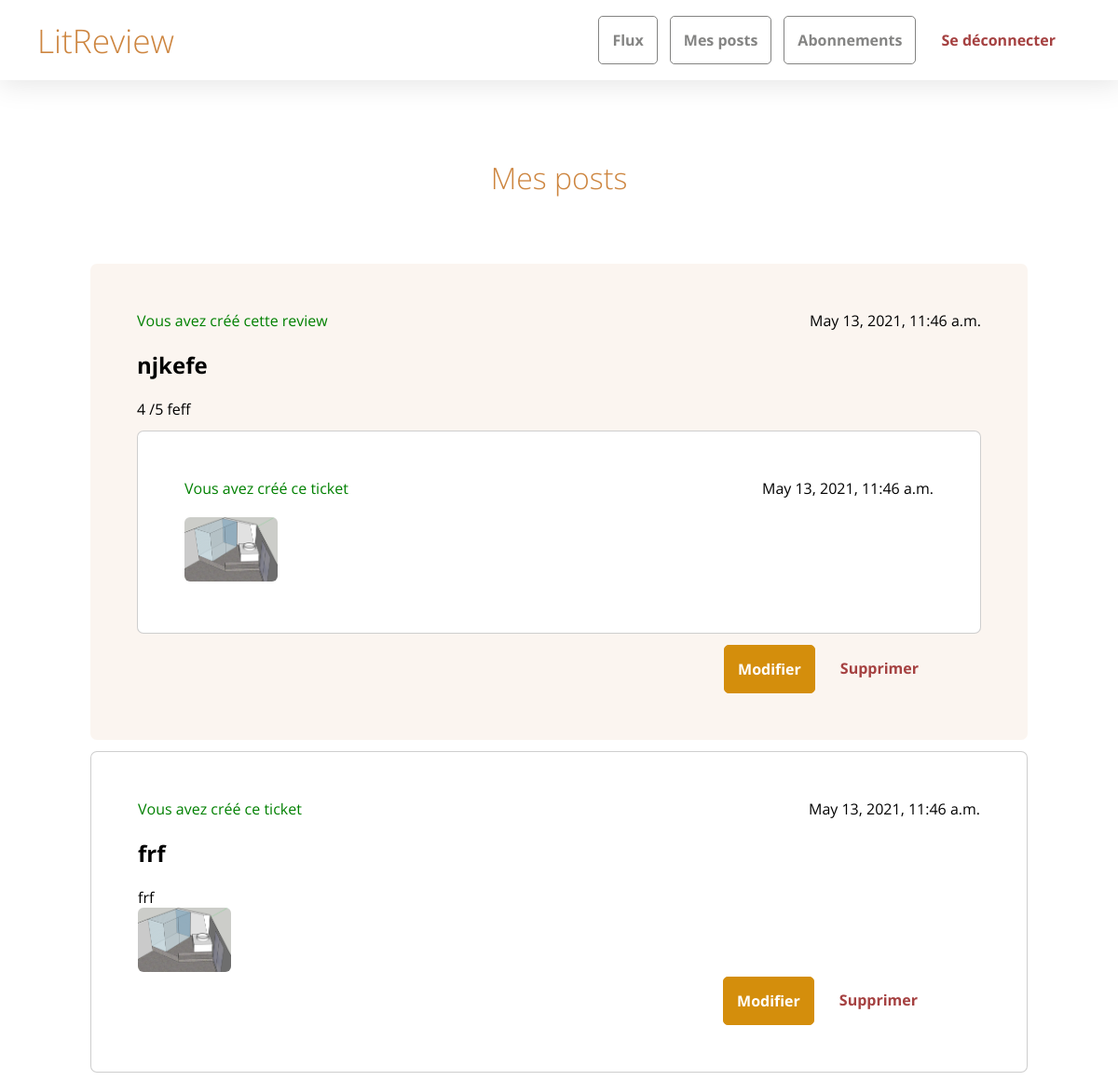
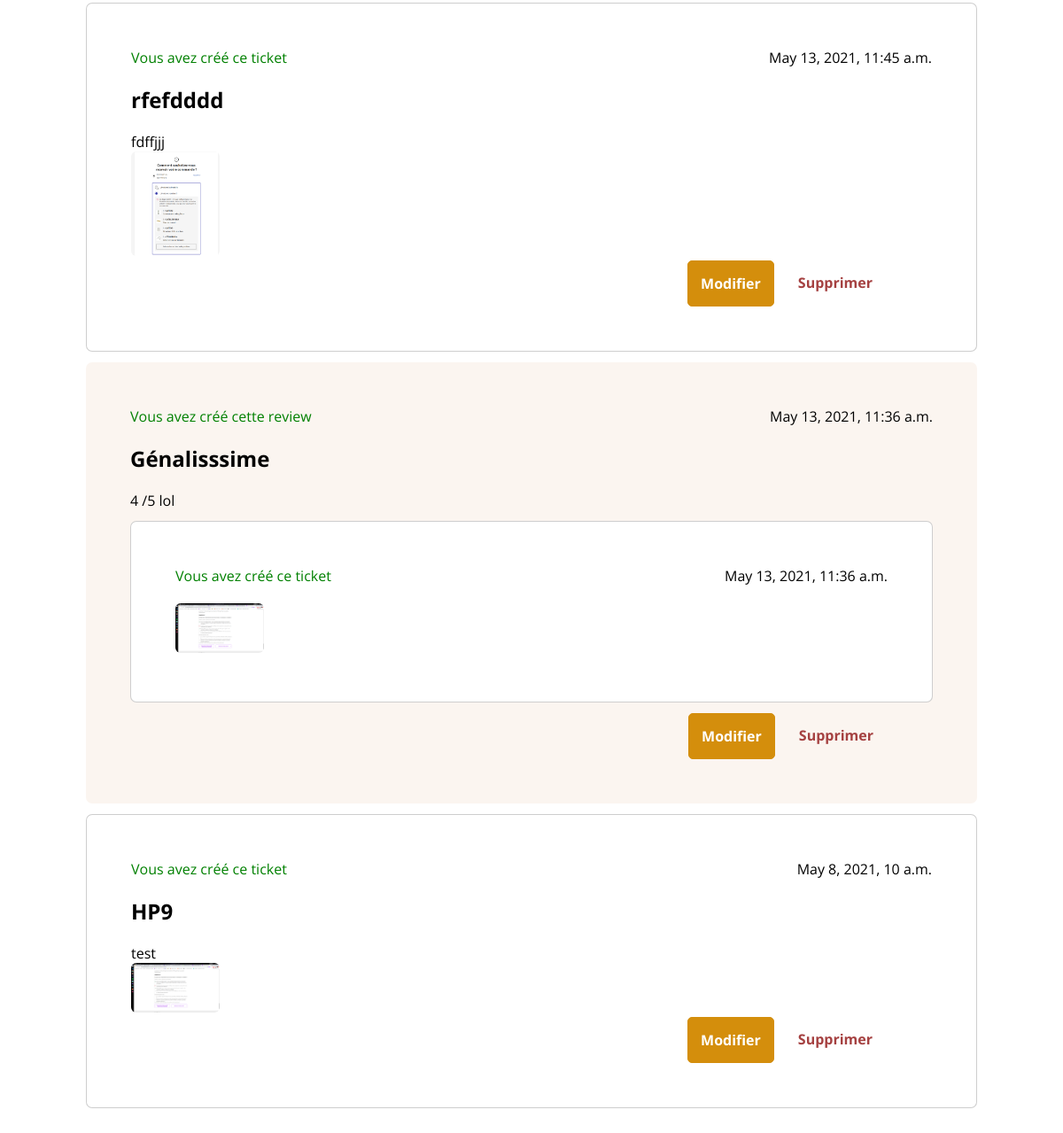
Before: /app/my-posts/ (signed in) with the older database file (2 pictures, top to bottom).
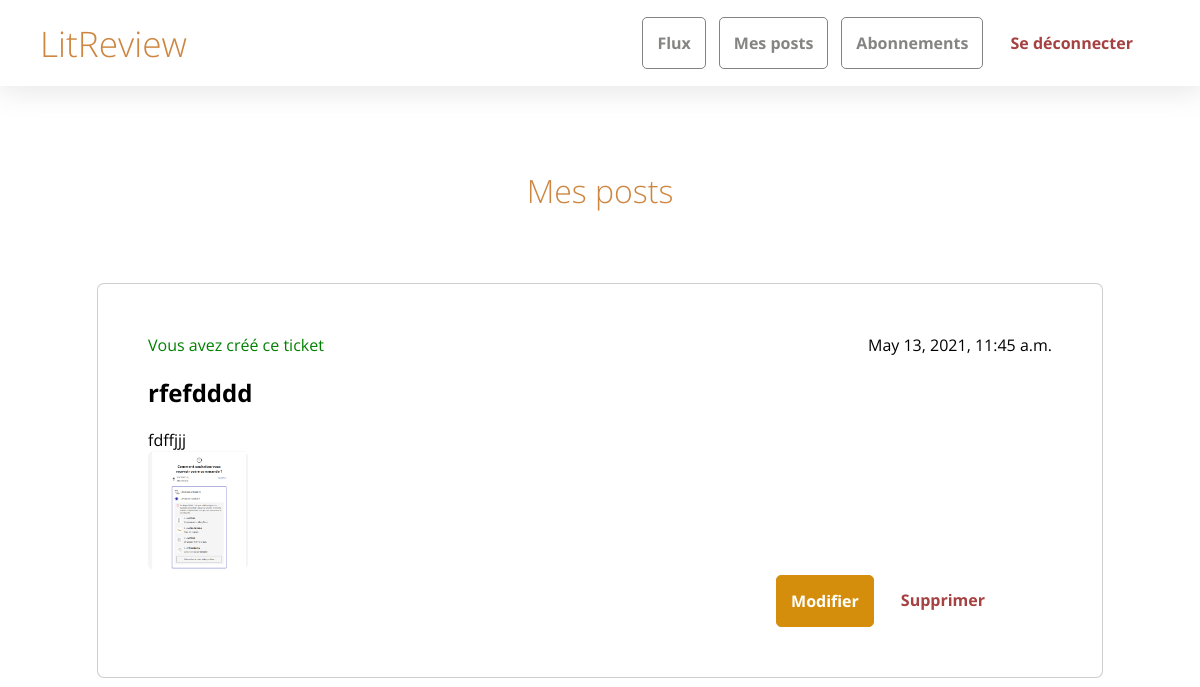
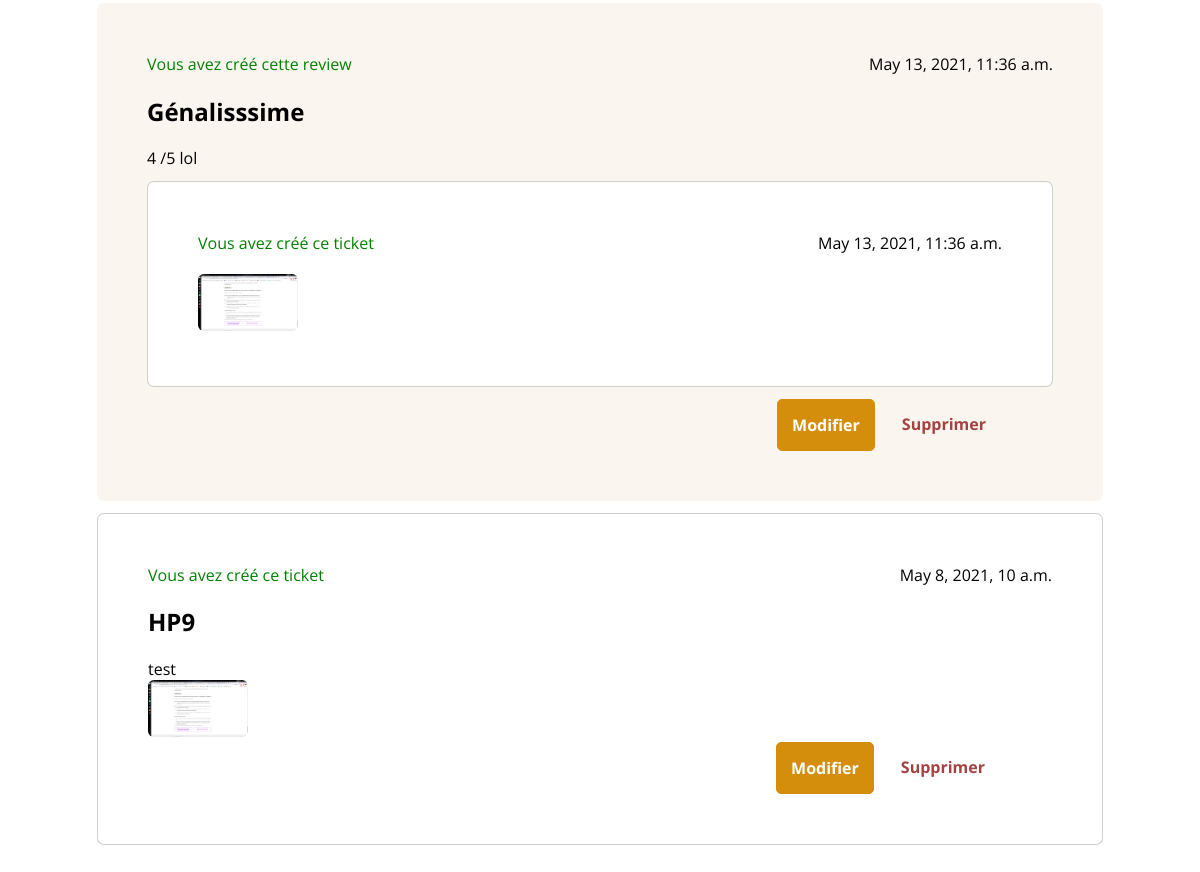
After: the same page with the newer database file (2 pictures, top to bottom).
### bookreviews/models.py (models this page shows, shortened)
class Review(models.Model):
    ticket = models.ForeignKey(to=Ticket, on_delete=models.CASCADE)
    rating = models.PositiveSmallIntegerField(validators=[MinValueValidator(0), MaxValueValidator(5)])
    headline = models.CharField(max_length=128)
    body = models.TextField(max_length=8192, blank=True)
    user = models.ForeignKey(to=settings.AUTH_USER_MODEL, on_delete=models.CASCADE)
    time_created = models.DateTimeField(auto_now_add=True)

class Ticket(models.Model):
    title = models.CharField(max_length=128)
    descripton = models.TextField(max_length=2048, blank=True)
    image = models.ImageField(null=True, blank=True, upload_to="images/")
    user = models.ForeignKey(to=settings.AUTH_USER_MODEL, on_delete=models.CASCADE)
    time_created = models.DateTimeField(auto_now_add=True)

### bookreviews/views.py (the view)
# urls.py: path('my-posts/', views.my_posts, name='my_posts_view'),
@ login_required()
def my_posts(request):
    ticket_list = Ticket.objects.filter(
        user=request.user
    ).annotate(content_type=Value('TICKET', CharField()))
    review_list = Review.objects.filter(
        user=request.user
    ).annotate(content_type=Value('REVIEW', CharField()))
    posts = sorted(
        chain(review_list, ticket_list),
        key=lambda post: post.time_created,
        reverse=True
    )
    return render(
        request,
        'bookreviews/my-posts.html',
        context={'posts': posts})

### bookreviews/templates/bookreviews/my-posts.html
{% extends "bookreviews/base.html" %}
{% block content %}
    <h1>Mes posts</h1>
    <div>
        {% for post in posts %}
            {% if post.content_type == 'TICKET' %}
                {% include "bookreviews/ticket-container.html" with has_create_review_btn=False is_editable=True is_within_review=False %}
            {% elif post.content_type == 'REVIEW' %}
                {% include "bookreviews/review-container.html" with is_editable=True%}
            {% endif %}
        {% empty %}
        <span>Aucun post à afficher pour le moment. 👀</span>
        {% endfor %}
    </div>
{% endblock %}

### bookreviews/templates/bookreviews/base.html (shortened to what this page needs)
<!DOCTYPE html>
<html lang="fr">
<head>
    <link rel="stylesheet" href="/static/styles.css">
</head>
<body>
    <header>
            <a class="first-item" href="{% url 'feed_view'%}">LitReview</a>
            <a class="menu-item" href="{% url 'feed_view'%}">Flux</a>
            <a class="menu-item" href="{% url 'my_posts_view'%}">Mes posts</a>
            <a class="menu-item" href="{% url 'follow_view'%}">Abonnements</a>
            <a class="last-item" href="/registration/logout/">Se déconnecter</a>
    </header>
    <section class="main">
        {% block content %}
        {% endblock %}
    </section>
</body>
</html>

### bookreviews/templates/bookreviews/ticket-container.html (shortened to what this page needs)
<div class="ticket-container">
    <div class="metadata">
        {% if user == post.user %}
        <span class="you">Vous avez créé ce ticket</span>
        {% else %}
        <span>Ticket créé par {{ post.user }}</span>
        {% endif %}
        <span>{{ post.time_created }}</span>
    </div>
    <h2>{{ post.title }}</h2>
    <div><span>{{ post.descripton }}</span></div>
    {% if is_within_review %}
    <img class="cover" src="/media/{{ post.ticket.image }}" alt="image de couverture du ticket" />
    {% else %}
    <img class="cover" src="/media/{{ post.image }}" alt="image de couverture du ticket" />
    {% endif %}
    {% if is_editable %}
    <div class="card-btn-container">
        <a class="primary-btn" href="{% url 'edit_own_ticket_view' ticket_id=post.id%}">Modifier</a>
        <a class="last-item" href="{% url 'delete_ticket_view' ticket_id=post.id%}">Supprimer</a>
    </div>
    {% endif %}
</div>

### bookreviews/templates/bookreviews/review-container.html
<div class="review-container">
    <div class="metadata">
        {% if user == post.user %}
            <span class="you">Vous avez créé cette review</span>
            {% else %}
            <span>Review créée par {{ post.user }}</span>
            {% endif %}
        <span>{{ post.time_created }}</span>
    </div>
    <div>
        <h2>{{ post.headline }}</h2>
        <span>{{ post.rating }} /5</span>
        <span>{{ post.body }}</span>
    </div>
    {% include "bookreviews/ticket-container.html" with has_create_review_btn=False is_editable=False is_within_review=True %}
    {% if is_editable %}
    <div class="card-btn-container">
        <a class="primary-btn" href="{% url 'edit_own_review_view' review_id=post.id%}">Modifier</a>
        <a class="last-item" href="{% url 'delete_review_view' review_id=post.id%}">Supprimer</a>
    </div>
    {% endif %}
</div>

### static/styles.css (style rules this page uses)
body { font-family: 'Open Sans'; margin: 0px; }
.ticket-container { border: 1px solid #80808063; border-radius: 7px; padding: 50px; margin-top: 12px; margin-bottom: 12px; min-width: 67vw; background-color: white; }
.review-container { border-radius: 7px; padding: 50px; margin-top: 12px; margin-bottom: 12px; min-width: 67vw; background-color: #cd853f14; }
.cover { width: 100px; height: auto; border-radius: 6px; }
.you { color: green; }
header { height: 86px; display: flex; justify-content: center; align-items: center; position: fixed; background-color: white; width: 100vw; top: 0px; -webkit-box-shadow: 2px 2px 31px 3px rgba(0, 0, 0, 0.1); -moz-box-shadow: 2px 2px 31px 3px rgba(0, 0, 0, 0.1); box-shadow: 2px 2px 31px 3px rgba(0, 0, 0, 0.1); }
.menu-item { text-decoration: none; padding: 14px; border: 1px solid rgba(73, 73, 72, 0.678); border-radius: 5px; margin-right: 13px; color: rgb(73, 73, 72, 0.678); font-weight: 700; }
.last-item { text-decoration: none; padding: 14px; margin-right: 53px; color: rgb(165, 65, 65); font-weight: 700; border: none; }
.first-item { margin-right: auto; text-decoration: none; font-size: 2.2em; color: peru; font-weight: 300; margin-left: 40px; }
h1 { font-size: 2em; color: peru; font-weight: 300; padding-bottom: 33px; text-align: center; }
.main { margin-top: 142px; margin-bottom: 100px; display: flex; flex-direction: column; align-items: center; }
.primary-btn, .secondary-btn:hover, button { text-decoration: none; padding: 14px; border: 1px solid rgb(212, 142, 12); background-color: rgb(212, 142, 12); border-radius: 5px; margin-right: 13px; color: white; font-weight: 700; }
.metadata { display: flex; justify-content: space-between; }
.card-btn-container { display: flex; justify-content: flex-end; }

Changed rows visible on the page:
removed Review: shows "Vous avez créé cette review", time_created "May 13, 2021, 11:46 a.m.", headline "njkefe", rating "4", body "feff", shows "Vous avez créé ce ticket", ticket.image (picture), shows "Modifier"
removed Ticket: shows "Vous avez créé ce ticket", time_created "May 13, 2021, 11:46 a.m.", title "frf", descripton "frf", image (picture), shows "Modifier"
